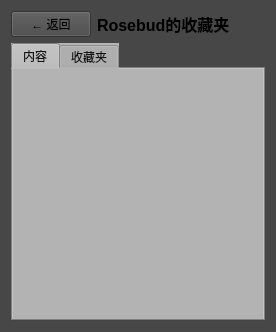
<?xml version="1.0" encoding="UTF-8"?>
<ui version="4.0">
 <class>Colletion</class>
 <widget class="QWidget" name="Colletion">
  <property name="geometry">
   <rect>
    <x>0</x>
    <y>0</y>
    <width>276</width>
    <height>332</height>
   </rect>
  </property>
  <property name="windowTitle">
   <string>收藏夹</string>
  </property>
  <property name="styleSheet">
   <string notr="true">background-color: rgb(71, 71, 71);</string>
  </property>
  <layout class="QVBoxLayout" name="verticalLayout_main">
   <item>
    <layout class="QHBoxLayout" name="horizontalLayout_top">
     <item>
      <widget class="QPushButton" name="btn_back">
       <property name="text">
        <string>← 返回</string>
       </property>
      </widget>
     </item>
     <item>
      <widget class="QLabel" name="label_title">
       <property name="styleSheet">
        <string>font-size:16px;font-weight:bold;</string>
       </property>
       <property name="text">
        <string>Rosebud的收藏夹</string>
       </property>
      </widget>
     </item>
     <item>
      <spacer name="horizontalSpacer">
       <property name="orientation">
        <enum>Qt::Horizontal</enum>
       </property>
       <property name="sizeHint" stdset="0">
        <size>
         <width>40</width>
         <height>20</height>
        </size>
       </property>
      </spacer>
     </item>
    </layout>
   </item>
   <item>
    <widget class="QTabWidget" name="tabWidget">
     <property name="styleSheet">
      <string notr="true">background-color: rgb(179, 179, 179);
color: rgb(20, 20, 20);</string>
     </property>
     <property name="currentIndex">
      <number>0</number>
     </property>
     <widget class="QWidget" name="tab_content">
      <attribute name="title">
       <string>内容</string>
      </attribute>
     </widget>
     <widget class="QWidget" name="tab_colletion">
      <attribute name="title">
       <string>收藏夹</string>
      </attribute>
      <layout class="QVBoxLayout" name="verticalLayout_tab">
       <item>
        <widget class="QScrollArea" name="scrollArea">
         <property name="widgetResizable">
          <bool>true</bool>
         </property>
         <widget class="QWidget" name="scrollAreaWidgetContents">
          <property name="geometry">
           <rect>
            <x>0</x>
            <y>0</y>
            <width>234</width>
            <height>240</height>
           </rect>
          </property>
          <layout class="QVBoxLayout" name="colletionLayout">
           <item>
            <widget class="QLabel" name="label_empty">
             <property name="styleSheet">
              <string>color:gray;font-size:14px;</string>
             </property>
             <property name="text">
              <string>暂无更多内容</string>
             </property>
             <property name="alignment">
              <set>Qt::AlignCenter</set>
             </property>
            </widget>
           </item>
           <item>
            <spacer name="verticalSpacer">
             <property name="orientation">
              <enum>Qt::Vertical</enum>
             </property>
             <property name="sizeHint" stdset="0">
              <size>
               <width>20</width>
               <height>200</height>
              </size>
             </property>
            </spacer>
           </item>
          </layout>
         </widget>
        </widget>
       </item>
      </layout>
     </widget>
    </widget>
   </item>
  </layout>
 </widget>
 <resources/>
 <connections/>
</ui>
